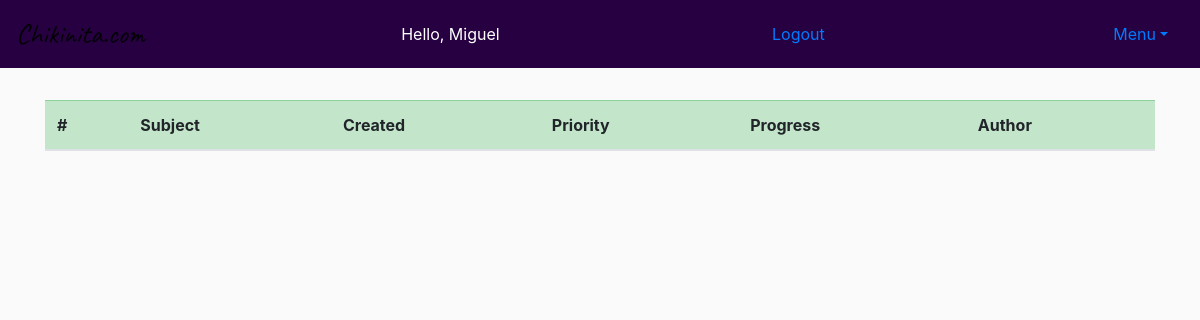
Before: /index (signed in) with the older database file.
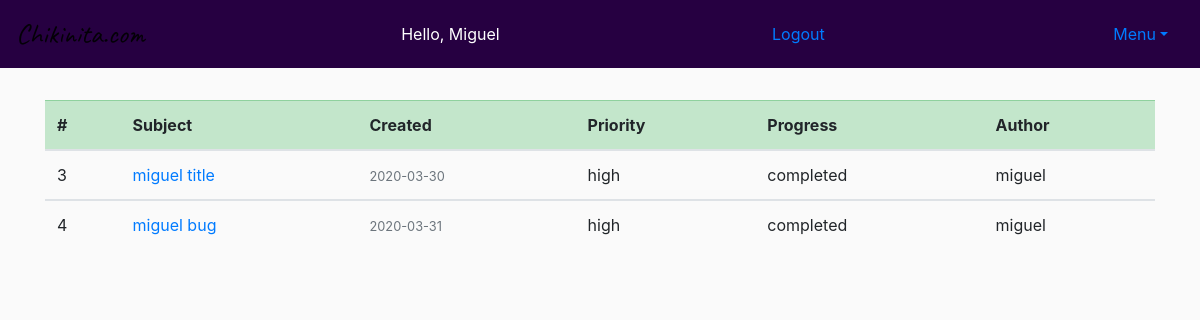
After: the same page with the newer database file.
### app/models.py (models this page shows, shortened)
class User(UserMixin, db.Model):
    id = db.Column(db.Integer, primary_key=True)
    username = db.Column(db.String(64), index=True, unique=True)
    email = db.Column(db.String(120), index=True, unique=True)
    password_hash = db.Column(db.String(128))
    trackers = db.relationship('Tracker', backref='author', lazy='dynamic')

class Tracker(db.Model):
    id = db.Column(db.Integer, primary_key=True)
    subject = db.Column(db.String(140), nullable=False)
    content = db.Column(db.String(300), nullable=False)
    priority = db.Column(db.String(16), nullable=False)
    progress = db.Column(db.String(16), nullable=False)
    date_created = db.Column(db.DateTime, default=datetime.utcnow)
    user_id = db.Column(db.Integer, db.ForeignKey('user.id'))

### app/routes.py (the view)
@app.route("/")
@app.route("/index")
@login_required
def index():
    track = Tracker.query.all()
    return render_template('index.html', track=track)

### app/models.py (called while the page is built)
@login.user_loader
def load_user(id):
    return User.query.get(int(id))

### app/templates/index.html
{% extends "base.html" %} {% block content %}
<div class="container">
  <table class="table table-hover mt-3">
    <thead class="table-success">
        <tr>
          <th>#</th>
          <th>Subject</th>
          <th>Created</th>
          <th>Priority</th>
          <th>Progress</th>
          <th>Author</th>
        </tr>
      </thead>
        {% for t in track %}
          {% if t.author == current_user %}
          <tbody>
            <tr>
              <td>
                {{ t.id }}
              </td>
              <td>
                <a class="article-title" href="{{ url_for('bug', track_id=t.id) }}"
                  >{{ t.subject }}</a
                >
              </td>
              <td>
                <small class="text-muted"
                  >{{ t.date_created.strftime('%Y-%m-%d') }}</small
                >
              </td>
              <td>
                {{ t.priority }}
              </td>
              <td>
                {{ t.progress }}
              </td>
              <td>{{ t.author.username }}</td>
            </tr>
            {% endif %}
            {% endfor %}
    </tbody>
  </table>
</div>
{% endblock content %}

### app/templates/base.html (shortened to what this page needs)
<!DOCTYPE html>
<html lang="en">
<head>
  <link rel="stylesheet" href="https://maxcdn.bootstrapcdn.com/bootstrap/4.4.1/css/bootstrap.min.css">
  <link href="{{ url_for('static', filename='main.css') }}" rel="stylesheet">
</head>
<body>
<nav class="navbar navbar-expand-sm bg-indigo navbar-light fixed-top ">
    <a class="navbar-brand nav-text mr-auto"  href="{{ url_for('index') }}">Chikinita.com</a>
    {% if current_user.is_anonymous %}
<ul class="navbar-nav">
    <li class="nav-item">
            <a class="nav-link" href="{{ url_for('login') }}">Login <span class="sr-only">(current)</span></a>
          </li>
          {% else %}
    <li class="nav-item mr-auto">Hello, {{ current_user.username.title() }}</li>
    <li class="nav-item">
            <a class="nav-link" href="{{ url_for('logout') }}">Logout <span class="sr-only">(current)</span></a>
          </li>
    {% endif %}
      <li class="nav-item dropdown ml-auto">
        <a class="nav-link dropdown-toggle" href="#" id="navbardrop" data-toggle="dropdown">Menu</a>
        </li>
</nav>
<div id="page-content-wrapper">
<div class="container-fluid" style="margin-top: 100px;">
  {% block content %}{% endblock %}
</div>
</div>
</body>
</html>

### app/static/main.css (style rules this page uses)
body { overflow-x: hidden; background: #fafafa; }
.bg-indigo { background-color: #260041; }
.nav-item { list-style-type: none; color: white; }
@media (min-width: 768px) { .nav-text { color: #f2f2f2; font-family: 'Open Sans Condensed', sans-serif; font-family: 'Caveat', cursive; font-size: 28px; } }
@media (min-width: 768px) { #page-content-wrapper { min-width: 0; width: 100%; } }

Changed rows visible on the page:
added Tracker: id "3", subject "miguel title", date_created "2020-03-30", priority "high", progress "completed", author.username "miguel"
added Tracker: id "4", subject "miguel bug", date_created "2020-03-31", priority "high", progress "completed", author.username "miguel"
